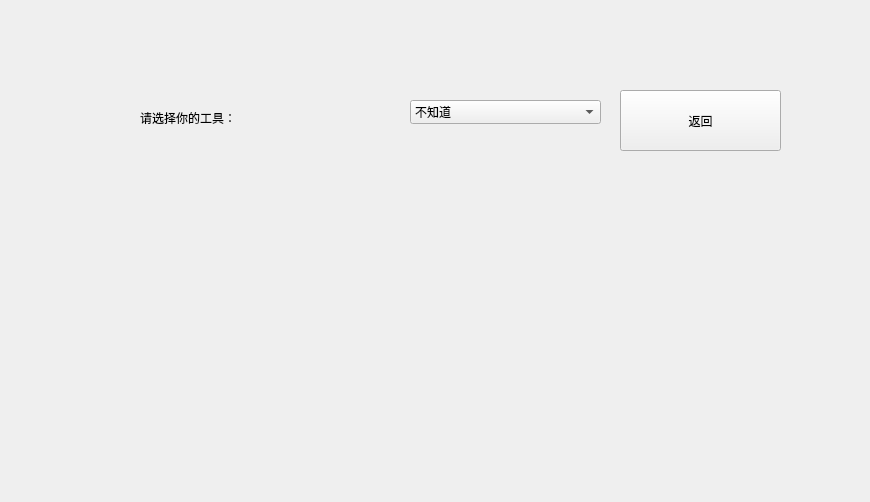
<?xml version="1.0" encoding="UTF-8"?>
<ui version="4.0">
 <class>Prop</class>
 <widget class="QWidget" name="Prop">
  <property name="geometry">
   <rect>
    <x>0</x>
    <y>0</y>
    <width>870</width>
    <height>502</height>
   </rect>
  </property>
  <property name="windowTitle">
   <string>Form</string>
  </property>
  <widget class="QLabel" name="label">
   <property name="geometry">
    <rect>
     <x>140</x>
     <y>97</y>
     <width>201</width>
     <height>41</height>
    </rect>
   </property>
   <property name="text">
    <string>请选择你的工具：</string>
   </property>
  </widget>
  <widget class="QPushButton" name="returnButton">
   <property name="geometry">
    <rect>
     <x>620</x>
     <y>90</y>
     <width>161</width>
     <height>61</height>
    </rect>
   </property>
   <property name="text">
    <string>返回</string>
   </property>
  </widget>
  <widget class="QComboBox" name="comboBox">
   <property name="geometry">
    <rect>
     <x>410</x>
     <y>100</y>
     <width>191</width>
     <height>24</height>
    </rect>
   </property>
   <item>
    <property name="text">
     <string>不知道</string>
    </property>
   </item>
  </widget>
 </widget>
 <resources/>
 <connections/>
</ui>
